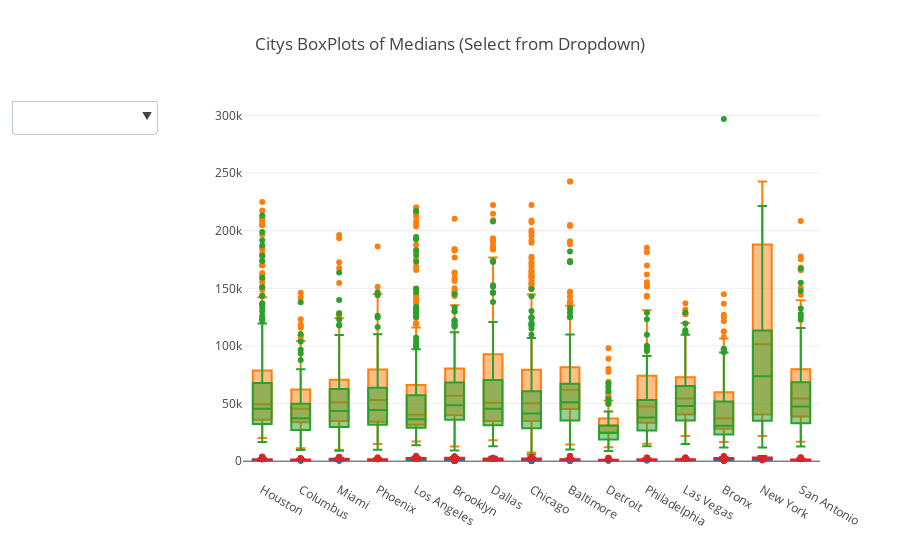

The notebook cell saved with this chart:
### Code cell
trace1  = go.Box(
    x=df[df["city"].isin(city_count[:15].index.values)]['city'],
    y=df[df["city"].isin(city_count[:15].index.values)]['rent_median'])
                        

trace2  = go.Box(
    x=df[df["city"].isin(city_count[:15].index.values)]['city'],
    y=df[df["city"].isin(city_count[:15].index.values)]['family_median'])
                

trace3 = go.Box(
    x=df[df["city"].isin(city_count[:15].index.values)]['city'],
    y=df[df["city"].isin(city_count[:15].index.values)]['hi_median'])

trace4 = go.Box(
    x=df[df["city"].isin(city_count[:15].index.values)]['city'],
    y=df[df["city"].isin(city_count[:15].index.values)]['hc_mortgage_mean'])

data = [trace1, trace2, trace3, trace4]


updatemenus = list([dict(active=-1, x=-0.15,
                         buttons=list([
                             dict(
                                 label = 'City Rent Boxplot',
                                 method = 'update',
                                 args = [{'visible': [True, False, False, False]}, 
                                         {'title': 'TOP 15 Citys - Rent Median'}]),
                             dict(
                                 label = 'City Family Boxplot',
                                 method = 'update',
                                 args = [{'visible': [False, True, False, False]},
                                         {'title': 'TOP 15 Citys - Family Income Median'}]),
                             dict(
                                 label = 'City House Inc',
                                 method = 'update',
                                 args = [{'visible': [False, False, True, False]},
                                         {'title': 'TOP 15 Citys - House income Median'}]),
                             dict(
                                 label =  'City HC Mortage',
                                 method = 'update',
                                 args = [{'visible': [False, False, False, True]},
                                         {'title': 'TOP 15 Citys - Home Cost Mortage'}])
                         ]),
                        )
                   ])

layout = dict(title='Citys BoxPlots of Medians (Select from Dropdown)', showlegend=False, updatemenus=updatemenus)
fig = dict(data=data, layout=layout)
iplot(fig)

### Figure 1 — Plotly figure (JSON) as saved in the notebook; plotly's stock layout.template omitted (floating-point values rounded to 4 significant figures; data arrays with more than 128 entries replaced by an {"elided": "..."} marker saying what was removed)
{"data": [{"type": "box", "uid": "7254dc62-a588-11e8-9631-0a580a0c0e43", "x": {"elided": "3459 str values"}, "y": {"elided": "3459 int values"}}, {"type": "box", "uid": "7254dfb4-a588-11e8-9631-0a580a0c0e43", "x": {"elided": "3459 str values"}, "y": {"elided": "3459 int values"}}, {"type": "box", "uid": "7254e216-a588-11e8-9631-0a580a0c0e43", "x": {"elided": "3459 str values"}, "y": {"elided": "3459 int values"}}, {"type": "box", "uid": "7254e39c-a588-11e8-9631-0a580a0c0e43", "x": {"elided": "3459 str values"}, "y": {"elided": "3459 float values"}}], "layout": {"showlegend": false, "title": "Citys BoxPlots of Medians (Select from Dropdown)", "updatemenus": [{"active": -1, "buttons": [{"args": [{"visible": [true, false, false, false]}, {"title": "TOP 15 Citys - Rent Median"}], "label": "City Rent Boxplot", "method": "update"}, {"args": [{"visible": [false, true, false, false]}, {"title": "TOP 15 Citys - Family Income Median"}], "label": "City Family Boxplot", "method": "update"}, {"args": [{"visible": [false, false, true, false]}, {"title": "TOP 15 Citys - House income Median"}], "label": "City House Inc", "method": "update"}, {"args": [{"visible": [false, false, false, true]}, {"title": "TOP 15 Citys - Home Cost Mortage"}], "label": "City HC Mortage", "method": "update"}], "x": -0.15}]}}
